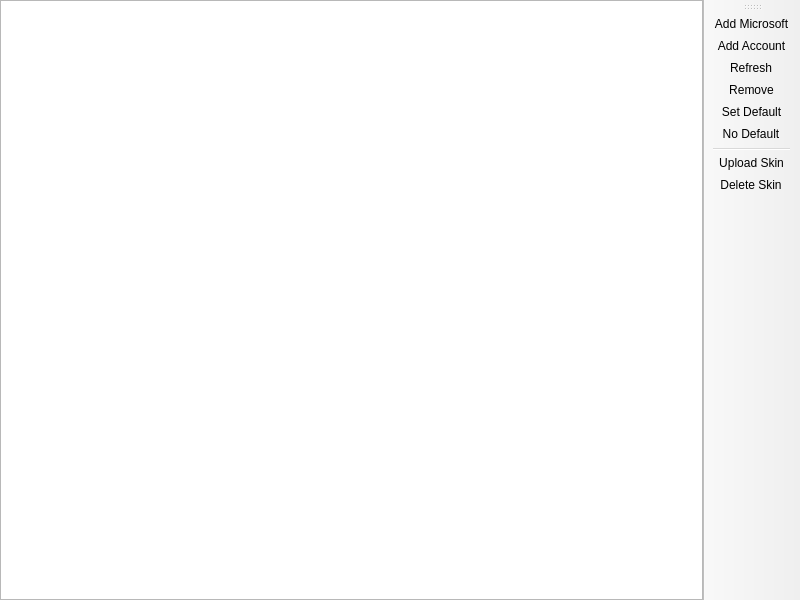
<?xml version="1.0" encoding="UTF-8"?>
<ui version="4.0">
 <class>AccountListPage</class>
 <widget class="QMainWindow" name="AccountListPage">
  <property name="geometry">
   <rect>
    <x>0</x>
    <y>0</y>
    <width>800</width>
    <height>600</height>
   </rect>
  </property>
  <widget class="QWidget" name="centralwidget">
   <layout class="QHBoxLayout" name="horizontalLayout">
    <property name="leftMargin">
     <number>0</number>
    </property>
    <property name="topMargin">
     <number>0</number>
    </property>
    <property name="rightMargin">
     <number>0</number>
    </property>
    <property name="bottomMargin">
     <number>0</number>
    </property>
    <item>
     <widget class="VersionListView" name="listView">
      <property name="alternatingRowColors">
       <bool>true</bool>
      </property>
      <property name="rootIsDecorated">
       <bool>false</bool>
      </property>
      <property name="itemsExpandable">
       <bool>false</bool>
      </property>
      <property name="allColumnsShowFocus">
       <bool>true</bool>
      </property>
      <attribute name="headerStretchLastSection">
       <bool>false</bool>
      </attribute>
     </widget>
    </item>
   </layout>
  </widget>
  <widget class="WideBar" name="toolBar">
   <attribute name="toolBarArea">
    <enum>RightToolBarArea</enum>
   </attribute>
   <attribute name="toolBarBreak">
    <bool>false</bool>
   </attribute>
   <addaction name="actionAddMicrosoft"/>
   <addaction name="actionAddMojang"/>
   <addaction name="actionRefresh"/>
   <addaction name="actionRemove"/>
   <addaction name="actionSetDefault"/>
   <addaction name="actionNoDefault"/>
   <addaction name="separator"/>
   <addaction name="actionUploadSkin"/>
   <addaction name="actionDeleteSkin"/>
  </widget>
  <action name="actionAddMojang">
   <property name="text">
    <string>Add Account</string>
   </property>
  </action>
  <action name="actionRemove">
   <property name="text">
    <string>Remove</string>
   </property>
  </action>
  <action name="actionSetDefault">
   <property name="text">
    <string>Set Default</string>
   </property>
  </action>
  <action name="actionNoDefault">
   <property name="checkable">
    <bool>true</bool>
   </property>
   <property name="text">
    <string>No Default</string>
   </property>
  </action>
  <action name="actionUploadSkin">
   <property name="text">
    <string>Upload Skin</string>
   </property>
  </action>
  <action name="actionDeleteSkin">
   <property name="text">
    <string>Delete Skin</string>
   </property>
   <property name="toolTip">
    <string>Delete the currently active skin and go back to the default one</string>
   </property>
  </action>
  <action name="actionAddMicrosoft">
   <property name="text">
    <string>Add Microsoft</string>
   </property>
  </action>
  <action name="actionRefresh">
   <property name="text">
    <string>Refresh</string>
   </property>
   <property name="toolTip">
    <string>Refresh the account tokens</string>
   </property>
  </action>
 </widget>
 <customwidgets>
  <customwidget>
   <class>VersionListView</class>
   <extends>QTreeView</extends>
   <header>widgets/VersionListView.h</header>
  </customwidget>
  <customwidget>
   <class>WideBar</class>
   <extends>QToolBar</extends>
   <header>widgets/WideBar.h</header>
  </customwidget>
 </customwidgets>
 <resources/>
 <connections/>
</ui>
